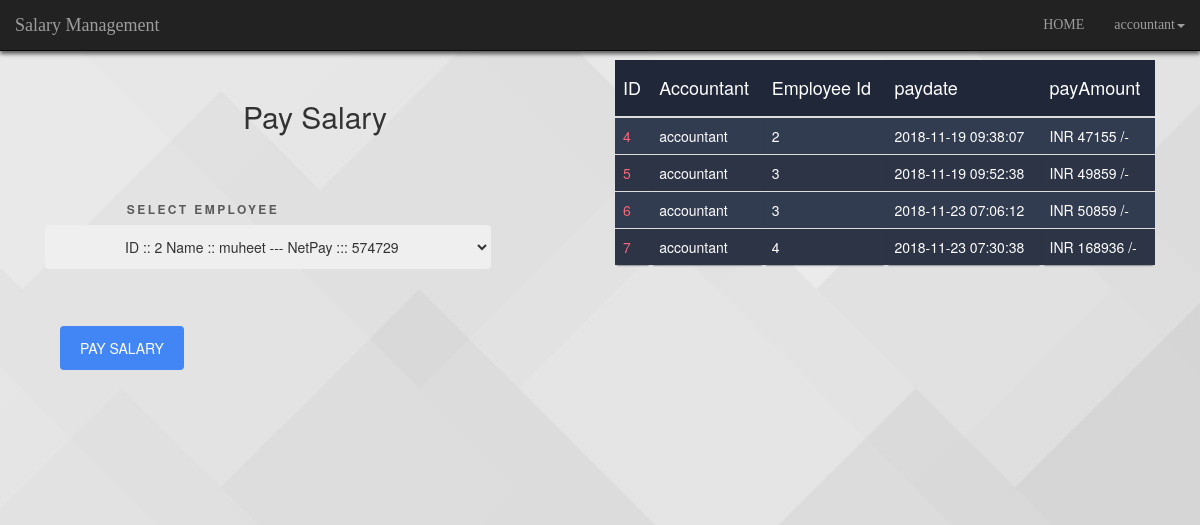
The page /SalaryManagement/paySalary.php (signed in) on the database its author committed.
### tables this page shows
CREATE TABLE `transaction` (
  `id` int(11) NOT NULL,
  `accountant` varchar(25) NOT NULL,
  `employee` varchar(25) NOT NULL,
  `paydate` timestamp NOT NULL DEFAULT CURRENT_TIMESTAMP,
  `payamount` varchar(25) NOT NULL
);

### SalaryManagement/paySalary.php (the view, shortened to what this page needs)
<!DOCTYPE html>
<?php
include 'connect.php';
         ?>
<html>
    <head>
<link href="css/simpleGridTemplate.css" rel="stylesheet" type="text/css">
<link href="css/bootstrap.css" rel="stylesheet" type="text/css">
<link href="css/Animate.css" rel="stylesheet" type="text/css">
<link rel="stylesheet" href="https://use.fontawesome.com/releases/v5.3.1/css/all.css">
<link rel="stylesheet" href="css/bootstrap.min.css">
<link href="css/Animate.css" rel="stylesheet" type="text/css">
<link href="css/animate.min.css" rel="stylesheet" type="text/css">
    </head>
    <body style="background-image: url(images/bg1.jpg); background-repeat: no-repeat; background-size: cover;">
        <?php
        include 'navBar.php';
        ?>
         <div class="container" style="margin-top: 5%;">
             <div class="container-fluid row">
                 <div class="col-md-6">
                        <div class="signup-content">
                <div class="signup-img">
                    <div class="signup-img-content">
                        <h2>Pay Salary</h2>
                    </div>
                </div>
                <div class="signup-form">
                    <form method="POST" class="register-form" id="register-form" novalidate="novalidate">
                        <div class="form-row">
                            <div class="form-group" style="text-align: center;">
                                <div class="form-input">
                                    <label for="chequeno"><strong>Select Employee</strong></label>
                                     <select class="btn btn-block" style="width: 141%; padding: 10px;" name="eId" id="eId">
                                <?php
                             $sql="select * from employee ";
                                 $appresult = $conn->query($sql);
                        if ($appresult->num_rows > 0) {
                             while($row = $appresult->fetch_assoc())
                        {
                                 $eid = $row['id'];
                                 $sql1="select netpay from salary where eid = '$eid'";
                                 $appresult1 = $conn->query($sql1);
                        if ($appresult1->num_rows > 0) {
                             while($row1 = $appresult1->fetch_assoc())
                                 {
                                $netpay=$row1['netpay'];
                        }}
                                 ?>
                                <option value="<?php echo $eid;?>">ID :: <?php echo $row['id']?> Name :: <?php echo $row['name']?>   --- NetPay ::: <?php echo $netpay;?></option>
 <?php
    }}
                                ?>
</select>
                                </div>
                            </div>
                            <div class="form-group">
                                <div class="form-input" style="padding: 15px; margin-top: 5%;">
                                    <button type="submit" class="btn btn-success">Pay Salary</button>
                                </div>
                            </div>
                        </div>
                    </form>
                </div>
            </div>
                 </div>
                 <div class="col-md-6">
                     <table class="table "  style="color: #fff;">
	<thead>
		<tr>
			<th><h4>ID</h4></th>
			<th><h4>Accountant</h4></th>
			<th><h4>Employee Id</h4></th>
			<th><h4>paydate</h4></th>
                        <th><h4>payAmount</h4></th>
		</tr>
	</thead>
	<tbody>
               <?php
                             $sql="select * from transaction";
                                 $appresult = $conn->query($sql);
                        if ($appresult->num_rows > 0) {
                             while($row = $appresult->fetch_assoc())
                                 {
                                 $id = $row['id'];
                                $accountant=$row['accountant'];
                                $employee=$row['employee'];
                                $paydate=$row['paydate'];
                                $payamount = $row['payamount'];
                                ?>
                                <tr>
                                    <td><?php echo $id;?></td>
                                    <td><?php echo $accountant;?></td>
                                    <td><?php echo $employee;?></td>
                                    <td><?php echo $paydate;?></td>
                                    <td>INR <?php echo $payamount;?> /-</td>
                                </tr>
                                <?php
                                 }}
                              ?>
	</tbody>
</table>
                 </div>
             </div>
        </div>
    </body>
</html>

### SalaryManagement/navBar.php (shortened to what this page needs)
<nav class="navbar navbar-default navbar-fixed-top navbar-inverse" style="box-shadow: 0px 3px 4px rgba(0, 0, 0, .6); ">
  <div class="container-fluid">
    <div class="navbar-header">
      <a class="navbar-brand" href="#" style="">Salary Management</a> </div>
    <div class="collapse navbar-collapse" id="defaultNavbar1">
    <ul class="nav navbar-nav navbar-right ">
        <li><a href="index.php">HOME</a></li>
        	<?php
                if(isset($_SESSION['login_emp']))
 {
                    $myusername = $_SESSION['login_emp'];
   echo ' <li class="dropdown"><a href="#" class="dropdown-toggle" data-toggle="dropdown" role="button" aria-expanded="false">'.$myusername.'<span class="caret"></span></a>
          <ul class="dropdown-menu" role="menu">
            <li><a href="mySalary.php">Salary Details</a></li>
             <li><a href="myPayments.php">Payments</a></li>
             <li><a href="logout.php">Logout</a></li>
          </ul>
        </li>';
 }
 elseif(isset($_SESSION["login_acc"]))
 {
                    $myusername = $_SESSION["login_acc"];
   echo ' <li class="dropdown"><a href="#" class="dropdown-toggle" data-toggle="dropdown" role="button" aria-expanded="false">'.$myusername.'<span class="caret"></span></a>
          <ul class="dropdown-menu" role="menu">
            <li><a href="viewAllEmployees.php">View Employees</a></li>
             <li><a href="manageFunds.php">Funds</a></li>
              <li><a href="paySalary.php">Payments</a></li>
               <li><a href="logout.php">Logout</a></li>
          </ul>
        </li>';
 }else{
     echo '<li> <a id="regNowBtn" class="btn btn-primary"  data-toggle="modal" data-target="#empsignup"  style="color: brown;" >
                                HR/Accountant</a></li>';
 }
  ?>
      </ul>
    </div>
  </div>
</nav>

### SalaryManagement/css/simpleGridTemplate.css (style rules this page uses)
.form-group { display: flex; flex-wrap: wrap; justify-content: space-between; margin: 0 0 20px; }
.form-group:last-child { margin: 0; }
.form-group label { display: block; margin: 0 0 10px; color: rgba(0, 0, 0, 0.6); font-size: 12px; font-weight: 500; line-height: 1; text-transform: uppercase; letter-spacing: .2em; }
.form-group button { outline: none; background: #4285F4; width: 100%; border: 0; border-radius: 4px; padding: 12px 20px; color: #FFFFFF; font-family: inherit; font-size: inherit; font-weight: 500; line-height: inherit; text-transform: uppercase; cursor: pointer; }
* { box-sizing: border-box; margin: 0; padding: 0; font-weight: 300; }
body { font-family: 'Source Sans Pro', sans-serif; color: white; font-weight: 300; }
.container { max-width: 600px; margin: 0 auto; padding: 80px 0; height: 400px; text-align: center; }
* { margin: 0px; padding: 0px; box-sizing: border-box; }
body, html { height: 100%; font-family: Oswald-Regular, sans-serif; }
a { font-family: Oswald-Regular; font-size: 14px; line-height: 1.7; color: #666666; margin: 0px; transition: all 0.4s; -webkit-transition: all 0.4s; -o-transition: all 0.4s; -moz-transition: all 0.4s; }
h1,h2,h3,h4,h5,h6 { margin: 0px; }
ul, li { margin: 0px; list-style-type: none; }
button { outline: none !important; border: none; background: transparent; }
.container { max-width: 1200px; }
h2 { font-size:1em; font-weight: 300; text-align: center; display: block; line-height:1em; padding-bottom: 2em; color: #FB667A; }
.container td { color: #fff; font-weight: normal; font-size: 1em; -webkit-box-shadow: 0 2px 2px -2px #0E1119; -moz-box-shadow: 0 2px 2px -2px #0E1119; box-shadow: 0 2px 2px -2px #0E1119; }
.container { text-align: left; overflow: hidden; width: 80%; margin: 0 auto; display: table; padding: 0 0 8em 0; }
.container td, .container th { padding-bottom: 2%; padding-top: 2%; padding-left:2%; }
.container tr:nth-child(odd) { background-color: #323C50; }
.container tr:nth-child(even) { background-color: #2C3446; }
.container th { background-color: #1F2739; }
.container td:first-child { color: #FB667A; }
ul { list-style: none; padding: 0; text-align: left; margin-top: 29px; }
li { margin-bottom: 15px; }
li::before { font-family: "FontAwesome"; font-size: 1.3rem; color: #33c4b6; margin-right: 3px; }
a { font-family: 'Comfortaa', cursive; font-size: 14px; line-height: 1.7; color: #666666; margin: 0px; transition: all 0.4s; -webkit-transition: all 0.4s; -o-transition: all 0.4s; -moz-transition: all 0.4s; }

### rows shown on the page
transaction: id "4", accountant "accountant", employee "2", paydate "2018-11-19 09:38:07", payamount "47155"
transaction: id "5", accountant "accountant", employee "3", paydate "2018-11-19 09:52:38", payamount "49859"
transaction: id "6", accountant "accountant", employee "3", paydate "2018-11-23 07:06:12", payamount "50859"
transaction: id "7", accountant "accountant", employee "4", paydate "2018-11-23 07:30:38", payamount "168936"

### other values the page prints
$myusername "accountant"
